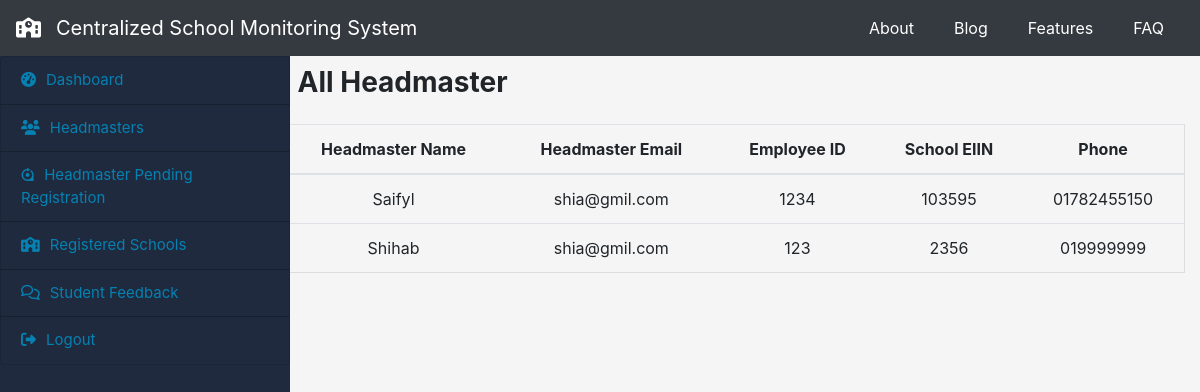
/allheadmaster, run on an earlier commit of the app's database.
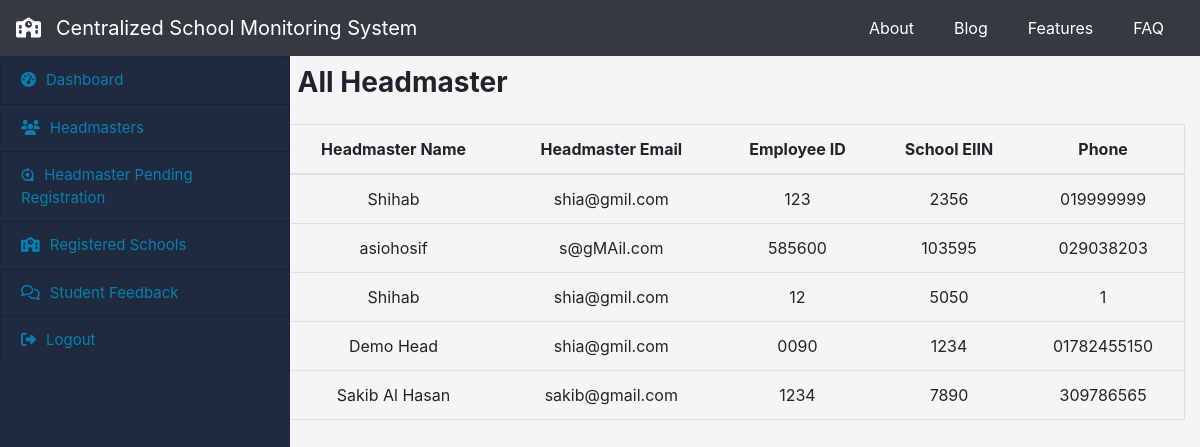
And on a later commit of the database.
### initapp/models.py (models this page shows, shortened)
class headmaster_account(models.Model):
    h_fullname = models.CharField(max_length=100, blank=False, null=False)
    h_email = models.CharField(max_length=100, blank=False, null=False)
    h_empid = models.CharField(max_length=100, primary_key=True)
    h_pass = models.CharField(max_length=50, blank=False, null=False)
    h_phone = models.CharField(max_length=50, blank=False, null=False)
    sch_eiin = models.CharField(
        max_length=25, blank=False, null=False, default=None)

### officer/views.py (the view)
# urls.py: path('allheadmaster', views.allheadmasters, name="allheadmasters"),
def allheadmasters(request):
    obj = headmaster_account.objects.all()
    return render(request, 'allheadmaster.html', {'headmasters': obj})

### officer/templates/allheadmaster.html (shortened to what this page needs)
{% extends 'o_base.html' %}
{% block content %}
<div>
    <h3 class="font-weight-bold mb-4">All Headmaster</h3>
</div>
<div class="row head_verify">
    <table class="table">
        <thead>
            <tr>
                <th scope="col">Headmaster Name</th>
                <th scope="col">Headmaster Email</th>
                <th scope="col">Employee ID</th>
                <th scope="col">School EIIN</th>
                <th scope="col">Phone</th>
            </tr>
        </thead>
        <tbody>
            {% for head in headmasters %}
            <tr>
                <td>{{ head.h_fullname }}</td>
                <td>{{ head.h_email}}</td>
                <td>{{ head.h_empid }}</td>
                <td>{{ head.sch_eiin}}</td>
                <td> {{ head.h_phone}}</td>
            </tr>
            {% endfor %}
        </tbody>
    </table>
</div>
{% endblock %}

What changed in the data, as far as the page shows it:
shown differently, row unchanged: headmaster_account id 123: moves up the list
added headmaster_account: h_fullname "asiohosif", h_email "s@gMAil.com", h_empid "585600", sch_eiin "103595", h_phone "029038203"
added headmaster_account: h_fullname "Shihab", h_email "shia@gmil.com", h_empid "12", sch_eiin "5050", h_phone "1"
added headmaster_account: h_fullname "Demo Head", h_email "shia@gmil.com", h_empid "0090", sch_eiin "1234", h_phone "01782455150"
changed headmaster_account id 1234: h_fullname "Saifyl" → "Sakib Al Hasan"; h_email "shia@gmil.com" → "sakib@gmail.com"; sch_eiin "103595" → "7890"; h_phone "01782455150" → "309786565"
